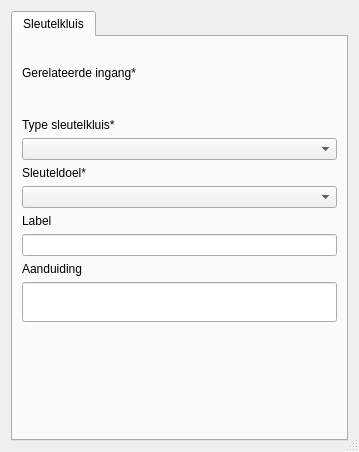
<?xml version="1.0" encoding="UTF-8"?>
<ui version="4.0">
 <class>ingang_bouwaag</class>
 <widget class="QDialog" name="ingang_bouwaag">
  <property name="geometry">
   <rect>
    <x>0</x>
    <y>0</y>
    <width>359</width>
    <height>452</height>
   </rect>
  </property>
  <property name="sizePolicy">
   <sizepolicy hsizetype="Preferred" vsizetype="Minimum">
    <horstretch>0</horstretch>
    <verstretch>0</verstretch>
   </sizepolicy>
  </property>
  <property name="minimumSize">
   <size>
    <width>0</width>
    <height>0</height>
   </size>
  </property>
  <property name="windowTitle">
   <string>Dialog</string>
  </property>
  <property name="autoFillBackground">
   <bool>false</bool>
  </property>
  <property name="sizeGripEnabled">
   <bool>true</bool>
  </property>
  <layout class="QVBoxLayout" name="verticalLayout">
   <item>
    <widget class="QTabWidget" name="Objectgegevens_2">
     <property name="sizePolicy">
      <sizepolicy hsizetype="Preferred" vsizetype="Preferred">
       <horstretch>0</horstretch>
       <verstretch>0</verstretch>
      </sizepolicy>
     </property>
     <property name="autoFillBackground">
      <bool>true</bool>
     </property>
     <property name="currentIndex">
      <number>0</number>
     </property>
     <property name="documentMode">
      <bool>false</bool>
     </property>
     <widget class="QWidget" name="sleutelkluis">
      <attribute name="title">
       <string>Sleutelkluis</string>
      </attribute>
      <layout class="QVBoxLayout" name="verticalLayout_2">
       <item>
        <widget class="QLabel" name="label_4">
         <property name="text">
          <string/>
         </property>
         <property name="pixmap">
          <pixmap>Algemeen gevaar.svg</pixmap>
         </property>
        </widget>
       </item>
       <item>
        <widget class="QLabel" name="label_3">
         <property name="text">
          <string>Gerelateerde ingang*</string>
         </property>
        </widget>
       </item>
       <item>
        <widget class="QgsRelationReferenceWidget" name="ingang_id" native="true">
         <property name="sizePolicy">
          <sizepolicy hsizetype="Preferred" vsizetype="Preferred">
           <horstretch>0</horstretch>
           <verstretch>0</verstretch>
          </sizepolicy>
         </property>
         <property name="minimumSize">
          <size>
           <width>0</width>
           <height>26</height>
          </size>
         </property>
         <property name="whatsThis">
          <string/>
         </property>
        </widget>
       </item>
       <item>
        <widget class="QLabel" name="label_5">
         <property name="text">
          <string>Type sleutelkluis*</string>
         </property>
        </widget>
       </item>
       <item>
        <widget class="QComboBox" name="sleutelkluis_type_id">
         <property name="maxVisibleItems">
          <number>30</number>
         </property>
        </widget>
       </item>
       <item>
        <widget class="QLabel" name="label_2">
         <property name="text">
          <string>Sleuteldoel*</string>
         </property>
        </widget>
       </item>
       <item>
        <widget class="QComboBox" name="sleuteldoel_type_id"/>
       </item>
       <item>
        <widget class="QLabel" name="label_6">
         <property name="text">
          <string>Label</string>
         </property>
        </widget>
       </item>
       <item>
        <widget class="QLineEdit" name="label"/>
       </item>
       <item>
        <widget class="QLabel" name="label_7">
         <property name="text">
          <string>Aanduiding</string>
         </property>
        </widget>
       </item>
       <item>
        <widget class="QLineEdit" name="aanduiding">
         <property name="minimumSize">
          <size>
           <width>0</width>
           <height>40</height>
          </size>
         </property>
         <property name="maxLength">
          <number>254</number>
         </property>
        </widget>
       </item>
       <item>
        <spacer name="verticalSpacer">
         <property name="orientation">
          <enum>Qt::Vertical</enum>
         </property>
         <property name="sizeHint" stdset="0">
          <size>
           <width>20</width>
           <height>20</height>
          </size>
         </property>
        </spacer>
       </item>
      </layout>
      <zorder>label_4</zorder>
      <zorder>verticalSpacer</zorder>
      <zorder>label_3</zorder>
      <zorder>ingang_id</zorder>
      <zorder>label_5</zorder>
      <zorder>sleutelkluis_type_id</zorder>
      <zorder>label_6</zorder>
      <zorder>label</zorder>
      <zorder>aanduiding</zorder>
      <zorder>label_7</zorder>
      <zorder>label_2</zorder>
      <zorder>sleuteldoel_type_id</zorder>
     </widget>
    </widget>
   </item>
  </layout>
 </widget>
 <customwidgets>
  <customwidget>
   <class>QgsRelationReferenceWidget</class>
   <extends>QWidget</extends>
   <header>qgsrelationreferencewidget.h</header>
  </customwidget>
 </customwidgets>
 <resources>
  <include location="image.qrc"/>
 </resources>
 <connections/>
</ui>
